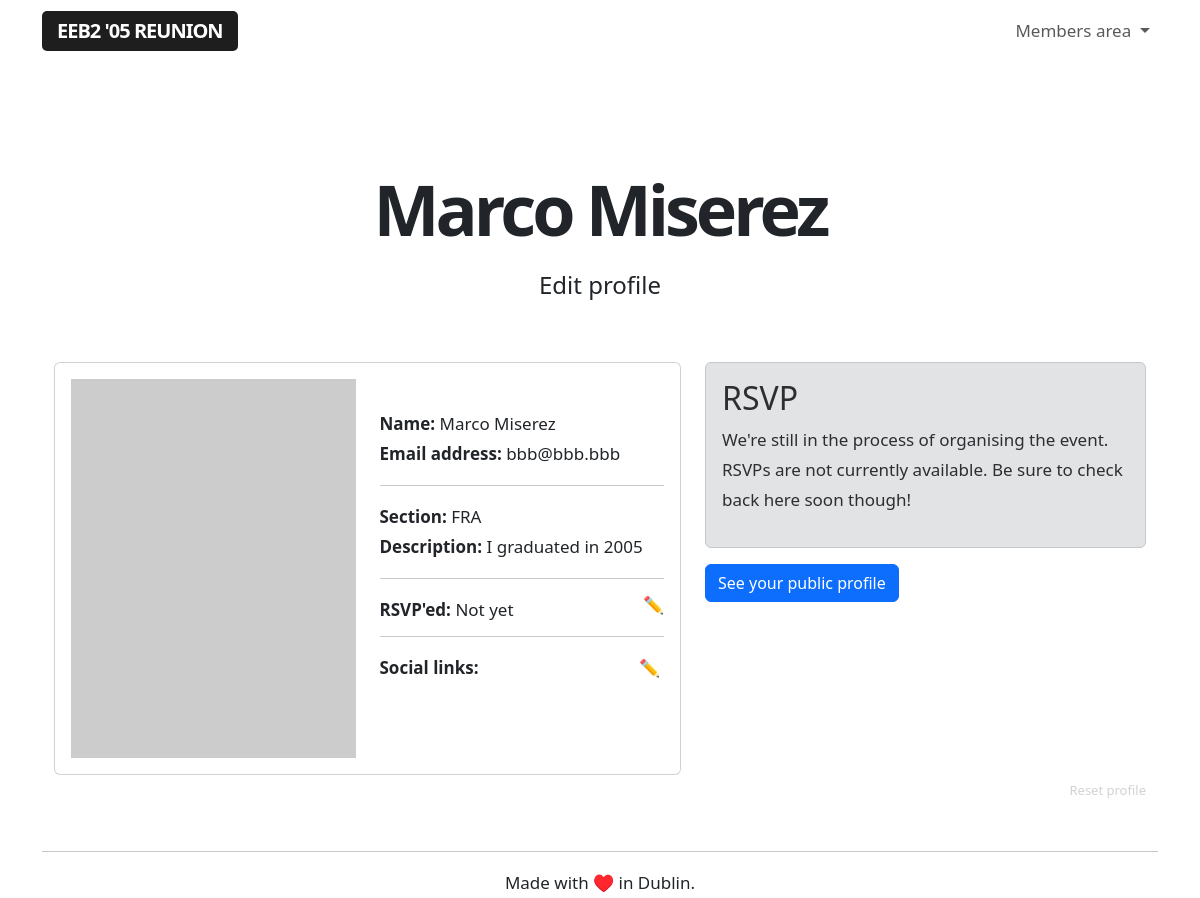
Page /user/7 (signed in) on the earlier database version.
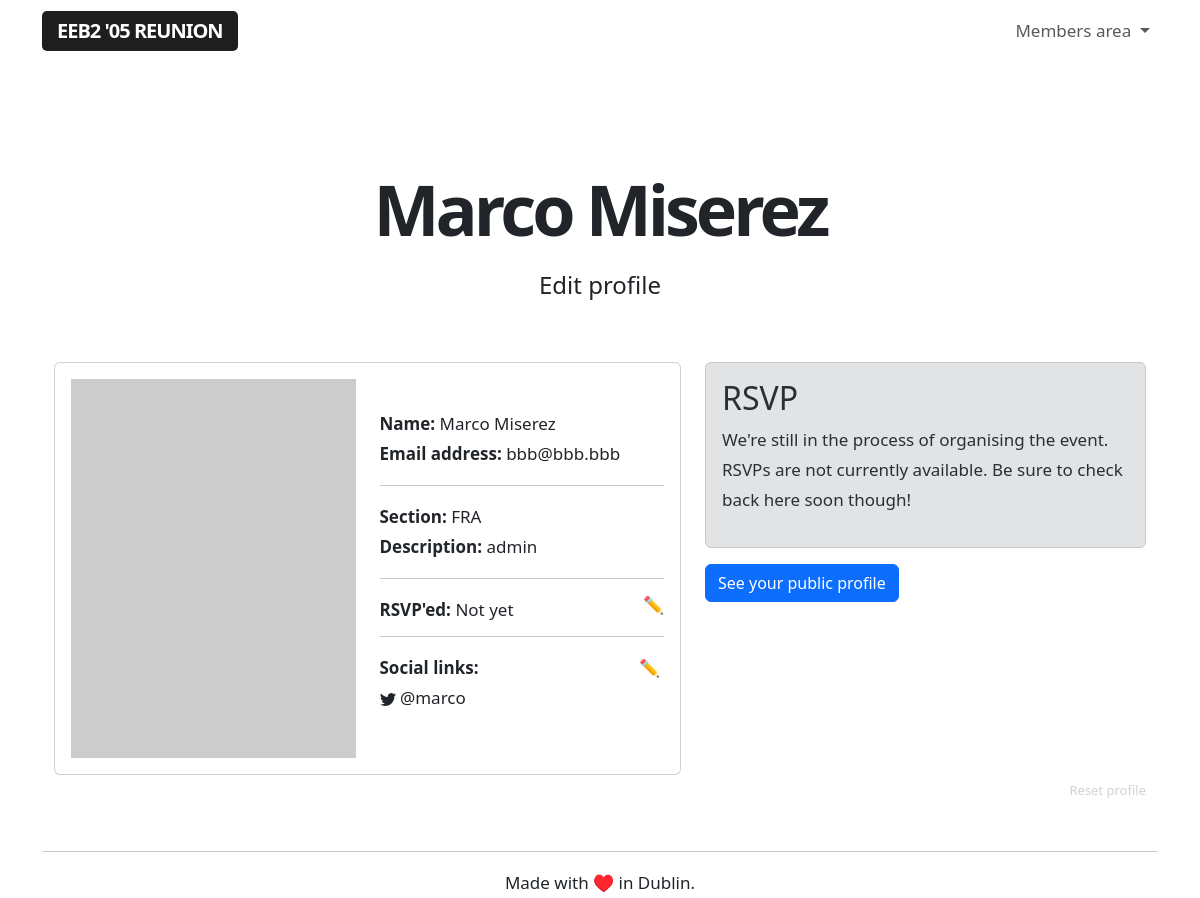
Same page on the later database version.
### app/models.py (models this page shows, shortened)
class User(UserMixin, db.Model):
    id = db.Column(db.Integer, primary_key=True)
    username = db.Column(db.String(64), index=True, unique=True)
    name = db.Column(db.String(64), index=True, unique=False)
    section = db.Column(db.String(64), index=True, unique=False)
    email = db.Column(db.String(120), index=True, unique=True)
    password_hash = db.Column(db.String(128))
    role = db.Column(db.String(64), index=True, unique=False)
    rsvp = db.Column(db.String(64), index=True, unique=False)
    facebook = db.Column(db.String(64), index=True, unique=False)
    twitter = db.Column(db.String(64), index=True, unique=False)
    instagram = db.Column(db.String(64), index=True, unique=False)
    linkedin = db.Column(db.String(64), index=True, unique=False)
    snapchat = db.Column(db.String(64), index=True, unique=False)
    reddit = db.Column(db.String(64), index=True, unique=False)
    mastodon = db.Column(db.String(64), index=True, unique=False)
    tiktok = db.Column(db.String(64), index=True, unique=False)

### app/routes.py (the view)
@app.route('/user/<userid>', methods=['GET'])
@login_required
def user(userid):
    user = User.query.filter_by(id=userid).first()
    guest = Guest.query.filter_by(email=user.email).first()
    if user.name:
        if guest is None and user.id == current_user.id:
            return render_template('profile.html', user=user, userid=userid)
        elif user.id == current_user.id :
            return render_template('profile.html', user=user, userid=userid, guestid = guest.id)
        elif guest is None and current_user.role == 'admin':
            return render_template('profile.html', user=user, userid=userid)
        elif current_user.role == 'admin' :
            return render_template('profile.html', user=user, userid=userid, guestid = guest.id)
        else:
            flash("You don't have permission to access this profile.")
            return redirect(url_for('user', userid=current_user.id))
    elif guest is None:
        flash('Take a few seconds to complete your profile.')
        return redirect(url_for('selectrole', userid=userid))

### app/models.py (called while the page is built)
@login.user_loader
def load_user(id):
    return User.query.get(int(id))

### app/templates/profile.html (shortened to what this page needs)
{% extends "base.html" %}
{% block content %}
<div class="title">
    {% if current_user.role == 'admin' %}
        <h1>{{ user.name }}</h1>
        <h4>Edit profile</h4>
    {% else %}
        <h1>Your profile</h1>
        <h4>Hello {% if current_user.name %} there {{ user.name }}.{% else %}stranger.{% endif %}
    {% endif %}
</div>
<div class="container profile">
  <div class="row align-items-start">
    <div class="col-7">
        <div class="card">
            <div class="card-body">
                <div class="row align-items-start">
                    <div class="col-6">
                        <img class="placeholderimage" src="https://dummyimage.com/600x800/c2c2c2/fff.jpg&text=Profile+placeholder">
                    </div>
                    <div class="col-6">
                        <br>
                        <b>Name:</b> {{ user.name }}
                        <br>
                        <b>Email address:</b> {{ user.username }}
                        <hr>
                        {% if current_user.section %}
                        <b>Section:</b> {{ user.section }}
                        <br>
                        {% endif %}
                        <b>Description:</b> {{ user.role }}
                        <hr>
                        <b>RSVP'ed:</b> {{ user.rsvp }}
                        <br>
                        <p><a href="#" class="nolinkdecoration align-right edit-rsvp">✏️</a></p>
                        <hr>
                        <div class="editsociallinks align-items-end">
                            <a href="{{ url_for('socialLinks', userid=userid) }}" class="nolinkdecoration">✏️</a>
                        </div>
                        <b>Social links:</b>
                        <br>
                        {% if user.twitter %}
                         {{ user.twitter}}
                        <br>
                        {% endif %}
                    </div>
                </div>
            </div>
        </div>
    </div>
    <div class="col-5">
        <div class="alert alert-secondary">
            <h2>RSVP</h2>
            <p>We're still in the process of organising the event. RSVPs are not currently available. Be sure to check back here soon though!</p>
        </div>
        {% if user.role == 'I graduated in 2005' %}
        <div>
            <a class="btn btn-primary" href="{{ url_for('public', guestid=guestid) }}" role="button">See your public profile</a>
        </div>
        {% endif %}
        {% if user.role == 'admin' %}
        <div>
            <a class="btn btn-primary" href="{{ url_for('public', guestid=guestid) }}" role="button">See your public profile</a>
        </div>
        {% endif %}
      </div>
    </div>
            <a href="{{ url_for('resetProfile', userid=userid) }}" class="resetprofile align-right"> Reset profile</a>
</div>
{% endblock %}

### app/templates/base.html (shortened to what this page needs)
<!doctype html>
<html lang="en">
<head>
    <link rel="stylesheet" href="{{url_for('.static', filename='styles.css')}}">
    <link href="https://cdn.jsdelivr.net/npm/bootstrap@5.3.0-alpha1/dist/css/bootstrap.min.css" rel="stylesheet">
    <link href="https://getbootstrap.com/docs/5.3/assets/css/docs.css" rel="stylesheet">
</head>
<body class="bd-example">
    <nav class="navbar navbar-expand-lg nav-container" data-bs-theme="light">
        <div class="container navigation-container">
            <a class="navbar-brand" href="/index">EEB2 '05 Reunion</a>
            <div class="login-buttons">
                <ul class="navbar-nav">
                    {% if current_user.is_anonymous %}
                    <li class="buttons-header">
                        <a class="btn btn-outline-primary login-button" href="/login" role="button">Login</a>
                        <a class="btn btn-primary" href="/register" role="button">Sign up</a>
                    </li>
                    {% else %}
                    <li class="nav-item dropdown">
                        <a class="nav-link dropdown-toggle" href="#" role="button" data-bs-toggle="dropdown" aria-expanded="false">
                            Members area
                        </a>
                    </li>
                    {% endif %}
                </ul>
            </div>
        </div>
    </nav>
<br>
<div class="container">
    <div class="full-height">
        {% block content %}{% endblock %}
    </div>
</div>
<div class="container text-center">
    <br>
    <hr>
    Made with ♥️ in Dublin.
    </div>
</body>
</html>

### app/static/styles.css (style rules this page uses)
body { font-size: 17px !important; line-height: 30px !important; }
h1 { font-size: 70px !important; letter-spacing: -4px; text-align: center; font-weight: 800 !important; line-height: 75px !important; }
h4 { padding-bottom: 20px !important; font-weight: 300 !important; line-height: 35px !important; }
.align-right { margin-right: 0; margin-left: auto; display: table; }
.placeholderimage { width: 100%; }
.full-height { min-height: 75vh; }
.nav-container { margin-bottom: 40px; }
.navbar-brand { background-color: #1e1e1e; color: #fff !important; padding: 6px 15px; border-radius: 5px; text-transform: uppercase; font-weight: 600; letter-spacing: -1px; }
.title h1 { margin-bottom: -20px !important; margin-top: 40px; }
.title h4 { padding-top: 40px !important; text-align: center !important; margin-bottom: 40px; }
.nolinkdecoration { text-decoration: none; }
.editsociallinks { position: absolute; right: 0; margin: 0 20px 0 0; }
.resetprofile { color: #1E1E1E33; text-decoration: none; font-size: 13px; }
.edit-rsvp { margin-top: -35px; }

Differences in the rows shown:
changed User "Marco Miserez": role "I graduated in 2005" → "admin"; twitter (not shown) → "@marco"
